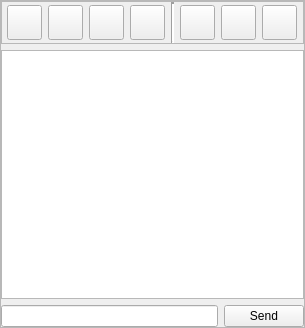
<?xml version="1.0" encoding="UTF-8"?>
<ui version="4.0">
 <class>chatwindowClass</class>
 <widget class="QWidget" name="chatwindowClass">
  <property name="geometry">
   <rect>
    <x>0</x>
    <y>0</y>
    <width>305</width>
    <height>328</height>
   </rect>
  </property>
  <property name="windowTitle">
   <string>chatwindow</string>
  </property>
  <layout class="QHBoxLayout" name="horizontalLayout_4">
   <property name="margin">
    <number>0</number>
   </property>
   <item>
    <widget class="QFrame" name="bgchatwindowframe">
     <property name="frameShape">
      <enum>QFrame::StyledPanel</enum>
     </property>
     <property name="frameShadow">
      <enum>QFrame::Raised</enum>
     </property>
     <layout class="QHBoxLayout" name="horizontalLayout_3">
      <property name="margin">
       <number>0</number>
      </property>
      <item>
       <layout class="QVBoxLayout" name="verticalLayout_2">
        <item>
         <layout class="QVBoxLayout" name="verticalLayout">
          <property name="sizeConstraint">
           <enum>QLayout::SetMinimumSize</enum>
          </property>
          <item>
           <widget class="QScrollArea" name="chatwindowbuttonscrollArea">
            <property name="sizePolicy">
             <sizepolicy hsizetype="Preferred" vsizetype="Minimum">
              <horstretch>0</horstretch>
              <verstretch>0</verstretch>
             </sizepolicy>
            </property>
            <property name="minimumSize">
             <size>
              <width>0</width>
              <height>43</height>
             </size>
            </property>
            <property name="maximumSize">
             <size>
              <width>16777215</width>
              <height>43</height>
             </size>
            </property>
            <property name="sizeIncrement">
             <size>
              <width>0</width>
              <height>0</height>
             </size>
            </property>
            <property name="baseSize">
             <size>
              <width>0</width>
              <height>0</height>
             </size>
            </property>
            <property name="verticalScrollBarPolicy">
             <enum>Qt::ScrollBarAlwaysOff</enum>
            </property>
            <property name="horizontalScrollBarPolicy">
             <enum>Qt::ScrollBarAlwaysOff</enum>
            </property>
            <property name="widgetResizable">
             <bool>true</bool>
            </property>
            <property name="alignment">
             <set>Qt::AlignLeading|Qt::AlignLeft|Qt::AlignTop</set>
            </property>
            <widget class="QWidget" name="scrollAreaWidgetContents">
             <property name="geometry">
              <rect>
               <x>0</x>
               <y>0</y>
               <width>297</width>
               <height>41</height>
              </rect>
             </property>
             <property name="sizePolicy">
              <sizepolicy hsizetype="Expanding" vsizetype="Minimum">
               <horstretch>0</horstretch>
               <verstretch>0</verstretch>
              </sizepolicy>
             </property>
             <property name="minimumSize">
              <size>
               <width>0</width>
               <height>41</height>
              </size>
             </property>
             <layout class="QHBoxLayout" name="horizontalLayout_2">
              <property name="margin">
               <number>0</number>
              </property>
              <item>
               <layout class="QHBoxLayout" name="buttonlayout">
                <property name="sizeConstraint">
                 <enum>QLayout::SetMinimumSize</enum>
                </property>
                <item>
                 <widget class="QPushButton" name="pbmute">
                  <property name="minimumSize">
                   <size>
                    <width>35</width>
                    <height>35</height>
                   </size>
                  </property>
                  <property name="maximumSize">
                   <size>
                    <width>35</width>
                    <height>35</height>
                   </size>
                  </property>
                  <property name="toolTip">
                   <string>Use this button to mute or unmute this user.</string>
                  </property>
                  <property name="text">
                   <string/>
                  </property>
                  <property name="iconSize">
                   <size>
                    <width>30</width>
                    <height>30</height>
                   </size>
                  </property>
                 </widget>
                </item>
                <item>
                 <widget class="QPushButton" name="pbbuddy">
                  <property name="minimumSize">
                   <size>
                    <width>35</width>
                    <height>35</height>
                   </size>
                  </property>
                  <property name="maximumSize">
                   <size>
                    <width>35</width>
                    <height>35</height>
                   </size>
                  </property>
                  <property name="toolTip">
                   <string>Use this button to add this user to buddies or normals.</string>
                  </property>
                  <property name="text">
                   <string/>
                  </property>
                  <property name="iconSize">
                   <size>
                    <width>30</width>
                    <height>30</height>
                   </size>
                  </property>
                 </widget>
                </item>
                <item>
                 <widget class="QPushButton" name="pblog">
                  <property name="minimumSize">
                   <size>
                    <width>35</width>
                    <height>35</height>
                   </size>
                  </property>
                  <property name="maximumSize">
                   <size>
                    <width>35</width>
                    <height>35</height>
                   </size>
                  </property>
                  <property name="toolTip">
                   <string>Use this button to extract a logfile of the chat with htis user.</string>
                  </property>
                  <property name="text">
                   <string/>
                  </property>
                  <property name="iconSize">
                   <size>
                    <width>30</width>
                    <height>30</height>
                   </size>
                  </property>
                 </widget>
                </item>
                <item>
                 <widget class="QPushButton" name="pbidle">
                  <property name="minimumSize">
                   <size>
                    <width>35</width>
                    <height>35</height>
                   </size>
                  </property>
                  <property name="maximumSize">
                   <size>
                    <width>35</width>
                    <height>35</height>
                   </size>
                  </property>
                  <property name="toolTip">
                   <string>Use this button to see the idle time of this user.</string>
                  </property>
                  <property name="text">
                   <string/>
                  </property>
                  <property name="iconSize">
                   <size>
                    <width>30</width>
                    <height>30</height>
                   </size>
                  </property>
                 </widget>
                </item>
                <item>
                 <widget class="Line" name="line_2">
                  <property name="sizePolicy">
                   <sizepolicy hsizetype="Fixed" vsizetype="Minimum">
                    <horstretch>0</horstretch>
                    <verstretch>0</verstretch>
                   </sizepolicy>
                  </property>
                  <property name="lineWidth">
                   <number>2</number>
                  </property>
                  <property name="orientation">
                   <enum>Qt::Vertical</enum>
                  </property>
                 </widget>
                </item>
                <item>
                 <widget class="QPushButton" name="pbctcp">
                  <property name="minimumSize">
                   <size>
                    <width>35</width>
                    <height>35</height>
                   </size>
                  </property>
                  <property name="maximumSize">
                   <size>
                    <width>35</width>
                    <height>35</height>
                   </size>
                  </property>
                  <property name="toolTip">
                   <string>Use this button to handle your ctcp commands.</string>
                  </property>
                  <property name="text">
                   <string/>
                  </property>
                  <property name="iconSize">
                   <size>
                    <width>30</width>
                    <height>30</height>
                   </size>
                  </property>
                 </widget>
                </item>
                <item>
                 <widget class="QPushButton" name="pbfilter">
                  <property name="minimumSize">
                   <size>
                    <width>35</width>
                    <height>35</height>
                   </size>
                  </property>
                  <property name="maximumSize">
                   <size>
                    <width>35</width>
                    <height>35</height>
                   </size>
                  </property>
                  <property name="toolTip">
                   <string>Use this button to filter join,part,quit information.</string>
                  </property>
                  <property name="text">
                   <string/>
                  </property>
                 </widget>
                </item>
                <item>
                 <widget class="QPushButton" name="pbsmileys">
                  <property name="minimumSize">
                   <size>
                    <width>35</width>
                    <height>35</height>
                   </size>
                  </property>
                  <property name="maximumSize">
                   <size>
                    <width>35</width>
                    <height>35</height>
                   </size>
                  </property>
                  <property name="text">
                   <string/>
                  </property>
                 </widget>
                </item>
               </layout>
              </item>
             </layout>
            </widget>
           </widget>
          </item>
          <item>
           <widget class="QTextBrowser" name="chat">
            <property name="sizePolicy">
             <sizepolicy hsizetype="Expanding" vsizetype="Expanding">
              <horstretch>0</horstretch>
              <verstretch>0</verstretch>
             </sizepolicy>
            </property>
           </widget>
          </item>
          <item>
           <layout class="QHBoxLayout" name="horizontalLayout">
            <item>
             <widget class="QLineEdit" name="lineEdit"/>
            </item>
            <item>
             <widget class="QPushButton" name="send">
              <property name="text">
               <string>Send</string>
              </property>
             </widget>
            </item>
           </layout>
          </item>
         </layout>
        </item>
       </layout>
      </item>
     </layout>
    </widget>
   </item>
  </layout>
 </widget>
 <layoutdefault spacing="6" margin="11"/>
 <resources/>
 <connections/>
</ui>
